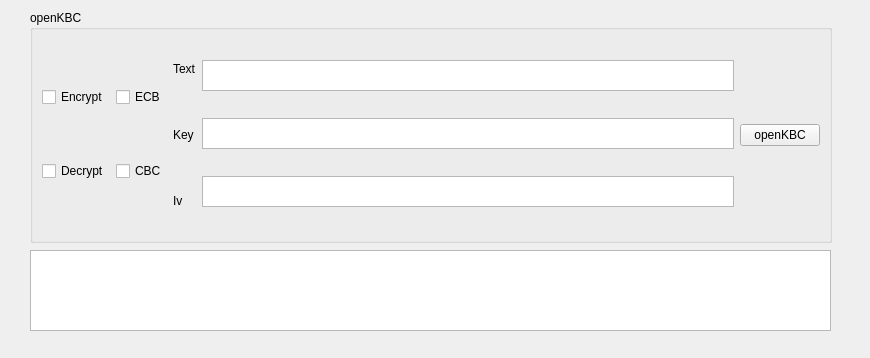
<?xml version="1.0" encoding="UTF-8"?>
<ui version="4.0">
 <class>Widget</class>
 <widget class="QWidget" name="Widget">
  <property name="geometry">
   <rect>
    <x>0</x>
    <y>0</y>
    <width>870</width>
    <height>358</height>
   </rect>
  </property>
  <property name="windowTitle">
   <string>Widget</string>
  </property>
  <widget class="QGroupBox" name="groupBox">
   <property name="geometry">
    <rect>
     <x>30</x>
     <y>10</y>
     <width>802</width>
     <height>233</height>
    </rect>
   </property>
   <property name="title">
    <string>openKBC</string>
   </property>
   <layout class="QHBoxLayout" name="horizontalLayout">
    <item>
     <layout class="QVBoxLayout" name="verticalLayout">
      <item>
       <widget class="QCheckBox" name="Encrypt_2">
        <property name="text">
         <string>Encrypt</string>
        </property>
       </widget>
      </item>
      <item>
       <widget class="QCheckBox" name="Decrypt">
        <property name="text">
         <string>Decrypt</string>
        </property>
       </widget>
      </item>
     </layout>
    </item>
    <item>
     <layout class="QVBoxLayout" name="verticalLayout_5">
      <item>
       <widget class="QCheckBox" name="checkBox_6">
        <property name="text">
         <string>ECB</string>
        </property>
       </widget>
      </item>
      <item>
       <widget class="QCheckBox" name="checkBox_7">
        <property name="text">
         <string>CBC</string>
        </property>
       </widget>
      </item>
     </layout>
    </item>
    <item>
     <layout class="QVBoxLayout" name="verticalLayout_6">
      <item>
       <widget class="QLabel" name="label_4">
        <property name="text">
         <string>Text</string>
        </property>
       </widget>
      </item>
      <item>
       <widget class="QLabel" name="label_5">
        <property name="text">
         <string>Key</string>
        </property>
       </widget>
      </item>
      <item>
       <widget class="QLabel" name="label_6">
        <property name="text">
         <string>Iv</string>
        </property>
       </widget>
      </item>
     </layout>
    </item>
    <item>
     <layout class="QVBoxLayout" name="verticalLayout_4">
      <item>
       <widget class="QTextEdit" name="textEdit_2">
        <property name="minimumSize">
         <size>
          <width>0</width>
          <height>31</height>
         </size>
        </property>
        <property name="maximumSize">
         <size>
          <width>16777215</width>
          <height>31</height>
         </size>
        </property>
       </widget>
      </item>
      <item>
       <widget class="QTextEdit" name="key_2">
        <property name="minimumSize">
         <size>
          <width>0</width>
          <height>31</height>
         </size>
        </property>
        <property name="maximumSize">
         <size>
          <width>16777215</width>
          <height>31</height>
         </size>
        </property>
       </widget>
      </item>
      <item>
       <widget class="QTextEdit" name="iv_2">
        <property name="minimumSize">
         <size>
          <width>0</width>
          <height>31</height>
         </size>
        </property>
        <property name="maximumSize">
         <size>
          <width>16777215</width>
          <height>31</height>
         </size>
        </property>
       </widget>
      </item>
     </layout>
    </item>
    <item>
     <widget class="QPushButton" name="openKBC_2">
      <property name="text">
       <string>openKBC</string>
      </property>
     </widget>
    </item>
   </layout>
  </widget>
  <widget class="QTextBrowser" name="textBrowser_2">
   <property name="geometry">
    <rect>
     <x>30</x>
     <y>250</y>
     <width>801</width>
     <height>81</height>
    </rect>
   </property>
  </widget>
 </widget>
 <resources/>
 <connections/>
</ui>
